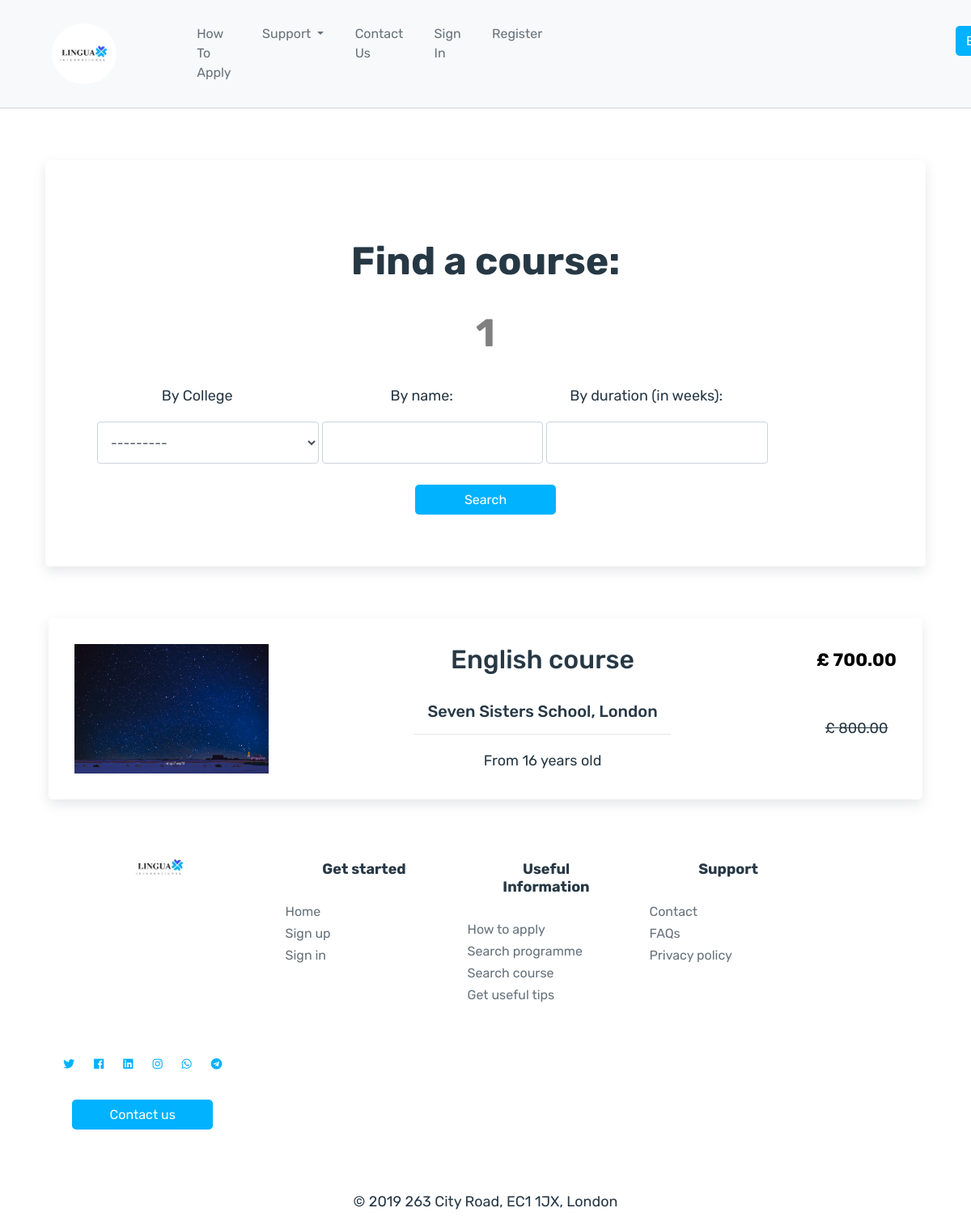
Screenshot of /search_course/ with the database file from the repository.
### lingua/models.py (models this page shows, shortened)
class Course(models.Model):
    college = models.ForeignKey('lingua.College', on_delete=models.CASCADE, related_name='colleges')
    image = models.ImageField(default='LinguaLogo.jpg', upload_to='college_img')
    name = models.CharField(max_length=140, null=True)
    coordinate_lat = models.DecimalField(max_digits=7, decimal_places=4, null=True)
    coordinate_long = models.DecimalField(max_digits=7, decimal_places=4, null=True)
    college_url = models.URLField(null=True)
    duration = models.IntegerField(null=True)
    start_date = models.CharField(max_length=140, null=True, blank=True)
    type = models.CharField(max_length=140, null=True)
    description = models.TextField(null=True)
    attendance = models.CharField(max_length=140, null=True)
    learning_mode = models.CharField(max_length=140, null=True)
    student_per_class = models.IntegerField(null=True)
    lesson_durations = models.IntegerField(null=True)
    option1 = models.CharField(max_length=140, null=True, blank=True)
    original_cost1 = models.DecimalField(max_digits=7, decimal_places=2, null=True, blank=True)
    discount_cost1 = models.DecimalField(max_digits=7, decimal_places=2, null=True, blank=True)
    option2 = models.CharField(max_length=140, null=True, blank=True)
    original_cost2 = models.DecimalField(max_digits=7, decimal_places=2, null=True, blank=True)
    discount_cost2 = models.DecimalField(max_digits=7, decimal_places=2, null=True, blank=True)
    option3 = models.CharField(max_length=140, null=True, blank=True)
    original_cost3 = models.DecimalField(max_digits=7, decimal_places=2, null=True, blank=True)
    discount_cost3 = models.DecimalField(max_digits=7, decimal_places=2, null=True, blank=True)
    option4 = models.CharField(max_length=140, null=True, blank=True)
    original_cost4 = models.DecimalField(max_digits=7, decimal_places=2, null=True, blank=True)
    discount_cost4 = models.DecimalField(max_digits=7, decimal_places=2, null=True, blank=True)
    option5 = models.CharField(max_length=140, null=True, blank=True)
    original_cost5 = models.DecimalField(max_digits=7, decimal_places=2, null=True, blank=True)
    discount_cost5 = models.DecimalField(max_digits=7, decimal_places=2, null=True, blank=True)
    housing = models.BooleanField(null=True)
    housing_description = models.TextField(null=True, blank=True)
    min_age = models.IntegerField(null=True)
    distance = models.CharField(max_length=140, null=True)
    meals = models.CharField(max_length=140, null=True)
    housing_cost = models.DecimalField(max_digits=7, decimal_places=2, null=True)

class College(models.Model):
    name = models.CharField(max_length=140)
    city = models.CharField(max_length=140)
    college_url = models.URLField(null=True)
    def __str__(self):
        return self.name

### lingua/views.py (the view)
# urls.py: url(r'^search_course/$', views.search_course, name='search_course'),
def search_course(request):
    course_list = Course.objects.all()
    course_filter = CourseFilter(request.GET, queryset=course_list)
    return render(request, 'lingua_templates/search/search_form_course.html', {'filter': course_filter})

### lingua/templates/lingua_templates/search/search_form_course.html (shortened to what this page needs)
{% extends "lingua_templates/header.html" %}
{% load static %}
{% load widget_tweaks %}
{% block content %}
{% include "lingua_templates/inc/navbar.html" %}
<form id="search-form-course" method="get">
  <div class="well">
    <h1>Find a course:</h1>
    <h1 style="color:grey;">{{ filter.qs.count }}</h1>
    <div class="row">
      <div class="form-group col-sm-4 col-md-3">
        <p>By College</p>
        {% render_field filter.form.college class="form-control" %}
      </div>
      <div class="form-group col-sm-4 col-md-3">
        <p>By name: </p>
        {% render_field filter.form.name class="form-control" %}
      </div>
      <div class="form-group col-sm-4 col-md-3">
        <p>By duration (in weeks): </p>
        {% render_field filter.form.duration class="form-control" %}
      </div>
    </div>
    <button type="submit" class="btn btn-primary">
       Search
    </button>
  </div>
</form>
{% for course in filter.qs %}
  <a href="{{ course.id }}" class="card-result">
    <div class="search-result">
      <div class="lingua-card">
        <img src="{{ course.image.url }}" alt="english language course" class="lingua-image">
        <div class="lingua-info">
          <h2>{{ course.name }}</h2>
          <h5>{{ course.college }}, {{ course.college.city }}</h5>
          <hr>
          <p>From {{ course.min_age }} years old</p>
        </div>
        <div class="lingua-cost">
          {% if course.discount_cost1 %}
            <p class="card-price discount-cost" style="padding:2rem;"> £ {{ course.discount_cost1 }}</p>
            <p class="card-price original-cost">£ {{ course.original_cost1 }}</p>
          {% else %}
          <p class="card-price discount-cost" style="padding:2rem;"> £ {{ course.original_cost1 }}</p>
          {% endif %}
        </div>
      </div>
    </div>
  </a>
  {% empty %}
  <h1>Sorry, we could not find what you were looking for</h1>
  <h4>Try with a more general search or <a style="text-decoration:none;" href="#">contact us</a></h4>
{% endfor %}
{% include "lingua_templates/inc/footer.html" %}
{% endblock %}

### lingua/static/css/style.css (style rules this page uses)
html, body { font-family: 'Rubik', sans-serif; color: #66737c; overflow-x: hidden; }
h1 { font-weight: bold; font-size: 48px; }
h1, h2, h3, h4 { color: #273845; text-align: center; margin: 2rem 0; }
h5 { margin: 1rem; color: #273845; text-align: center; }
p { text-align: center; font-size: 18px; line-height: 1.8; color: #273845; }
a { position: relative; color: #00b2ff; text-decoration: none; }
input { padding: 5px; border: none; border-bottom: 1px solid lightgray; }
.btn { color: white; background-color: #00b2ff; border-radius: 5px; border: none; width: 150px; display: block; margin: 0 auto; margin-top: 10px; line-height: 25px; }
#search-form-programme, #search-form-course { display: block; width: 80%; margin: 4rem auto; background-color: white; border-radius: 5px; padding: 4rem; box-shadow: 0 6px 15px 0 rgba( 85, 92, 107, .15 ); }
.search-result { display: block; width: 90%; margin: 1rem auto; border-radius: 5px; box-shadow: 0 6px 15px 0 rgba( 85, 92, 107, .15 ); }
.lingua-card { display: flex; justify-content: space-between; }
.lingua-image { width: 15rem; height: 10rem; padding: 2rem; }
.original-cost { text-decoration: line-through; }
.discount-cost { color: black; font-weight: bold; font-size: 22px; }
*, *:before, *:after { -webkit-box-sizing: inherit; box-sizing: inherit; }
a:focus,a:hover,a { outline:none; text-decoration: none; }

### rows the page displays
Course: image (picture), name "English course", college "Seven Sisters School", college.city "London", min_age "16", discount_cost1 "700.00", original_cost1 "800.00"

### other values shown
{{ filter.qs.count }} "1"
